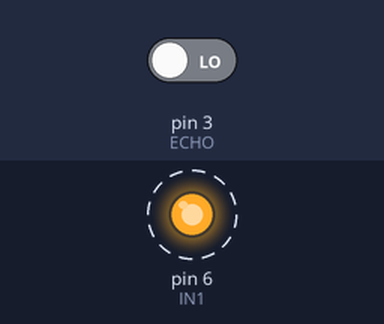
The sketch below on a simulated Arduino Uno, built with avr-gcc and run on an emulated ATmega328P. Shown: output pins drawn as LEDs (lit = HIGH). Dashed ring = blinking. The inputs (shaded band) are chosen by the test bench; at power-on: pin 3 (ECHO) LOW. Pins used as bus, display or sensor lines are not drawn; what the sketch prints to the serial monitor is not drawn.

Above: at 1.5 s.
Timing chart, 0 to 5.7 s (numbered marks = the images above):
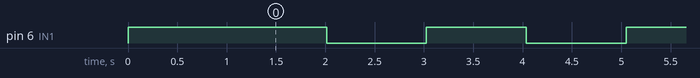

The sketch:

nanoHandSanitizer.ino
```cpp
#define GND1 2
#define ECHO 3
#define TRIGGER 4
#define VCC1 5

#define IN1 6

#define GND2 7
#define VCC2 8

void setup() {
  // put your setup code here, to run once:
  pinMode(GND1, OUTPUT);
  pinMode(ECHO, INPUT);
  pinMode(TRIGGER, OUTPUT);
  pinMode(VCC1, OUTPUT);

  digitalWrite(GND1, LOW);
  digitalWrite(VCC1, HIGH);

  pinMode(IN1, OUTPUT);

  digitalWrite(IN1, HIGH);

  pinMode(GND2, OUTPUT);
  pinMode(VCC2, OUTPUT);

  digitalWrite(GND2, LOW);
  digitalWrite(VCC2, HIGH);

  delay(1000);

  Serial.begin(9600);
}

void loop() {
  // put your main code here, to run repeatedly:

  fnDetect();

}

void fnDetect() {
  int curDistanceEntry = fnCalcDistanceEntry();
  Serial.print("Current Entry Distance = ");
  Serial.println(curDistanceEntry);

  long maxDistance = 15;

  if(curDistanceEntry < maxDistance) {
    Serial.println("Pouring sanitizer");
    digitalWrite(IN1, LOW);

    long delayVal = 100;
    unsigned long startTime = millis();
    digitalWrite(IN1, LOW);

    long curDis = fnCalcDistanceEntry();
    while((millis() - startTime) < delayVal) {
      if (fnCalcDistanceEntry() < maxDistance) {
        Serial.print(".");
        startTime = millis();
      }
    }
    Serial.println("");
    digitalWrite(IN1, HIGH);
  }
}

int fnCalcDistanceEntry() {
  digitalWrite(TRIGGER, LOW);
  delay(2);
  digitalWrite(TRIGGER, HIGH);
  delay(10);
  digitalWrite(TRIGGER, LOW);

  long d = pulseIn(ECHO, HIGH);
  int distance = d * 0.034 / 2;

  return distance;
}
```

Measured:
- by itself, pin 6 (IN1): alternates HIGH for 1.0 s and LOW for 1.0 s
